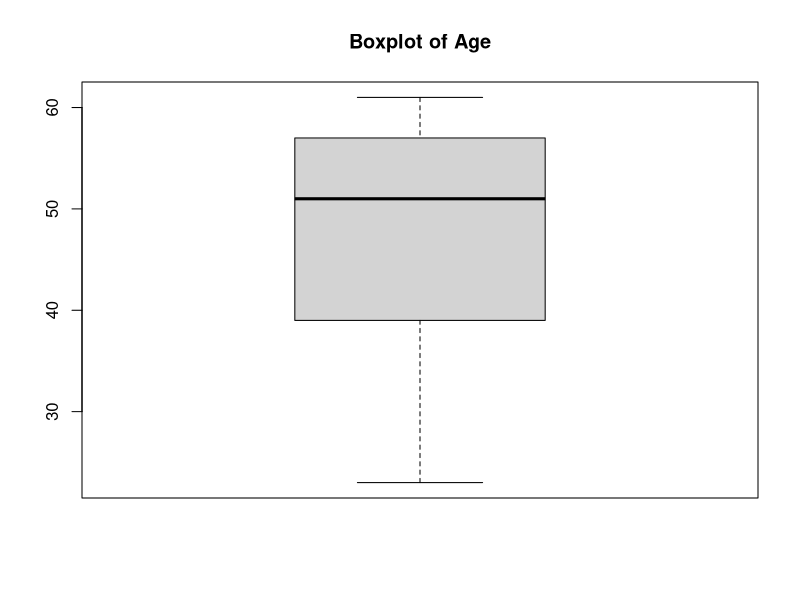
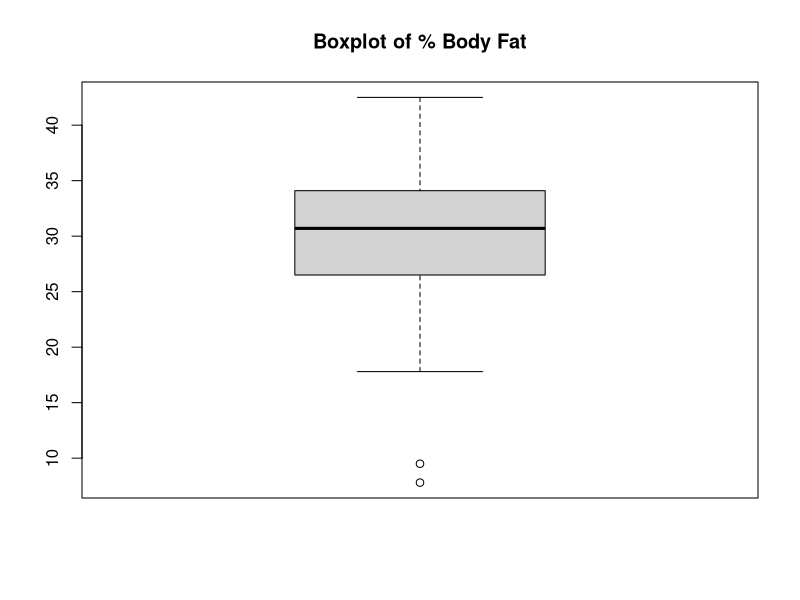
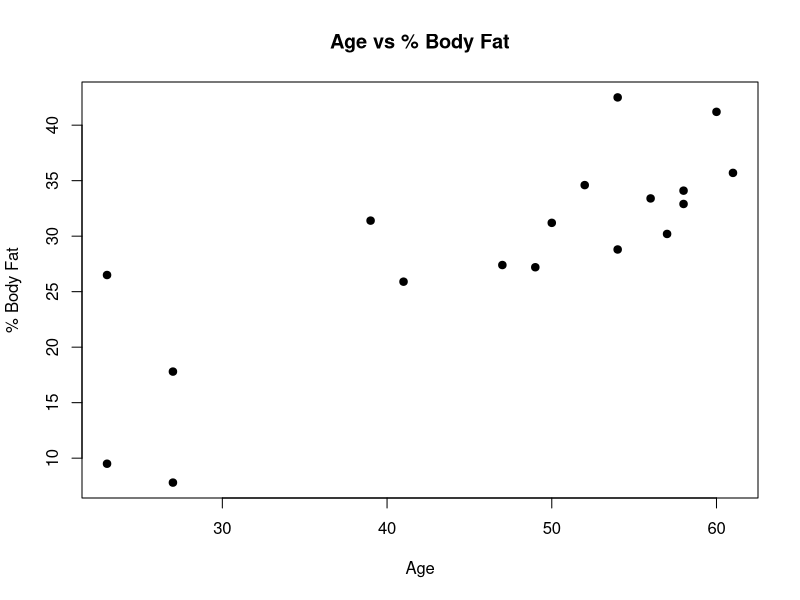
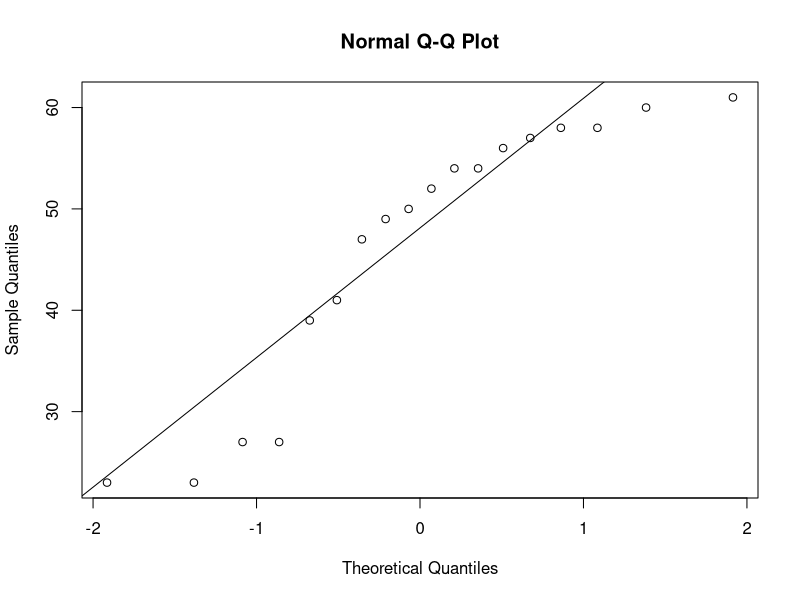
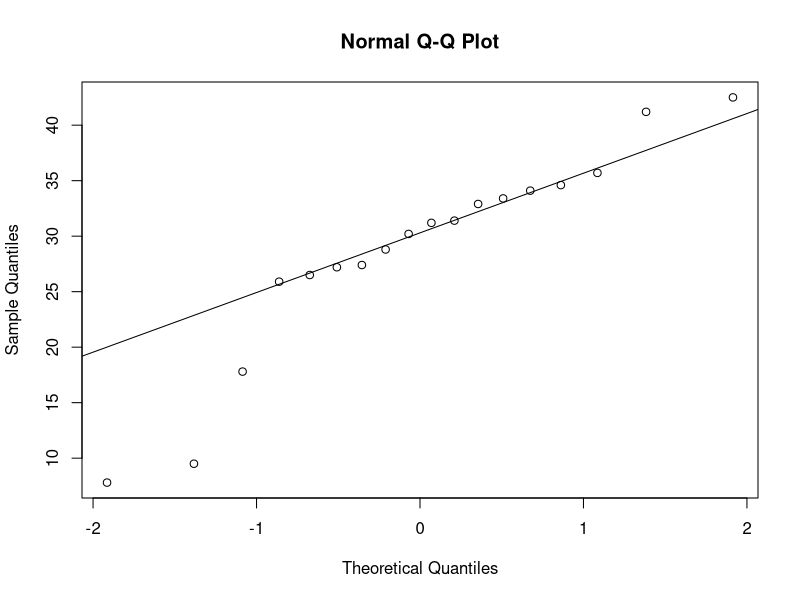

The R source for these figures, in order:
# Data
age <- c(23,23,27,27,39,41,47,49,50,52,54,54,56,57,58,58,60,61)
fat <- c(9.5,26.5,7.8,17.8,31.4,25.9,27.4,27.2,31.2,34.6,42.5,28.8,33.4,30.2,34.1,32.9,41.2,35.7)
# (a) Mean, Median, SD
cat("AGE\nMean:", mean(age),"\nMedian:", median(age),"\nSD:", sd(age), "\n\n")
cat("%FAT\nMean:", mean(fat),"\nMedian:", median(fat),"\nSD:", sd(fat), "\n\n")
# (b) Boxplots
boxplot(age, main="Boxplot of Age")
boxplot(fat, main="Boxplot of % Body Fat")
# (c) Scatter Plot
plot(age, fat, main="Age vs % Body Fat",xlab="Age", ylab="% Body Fat", pch=19)
# Q-Q Plots
qqnorm(age); qqline(age)
qqnorm(fat); qqline(fat)
